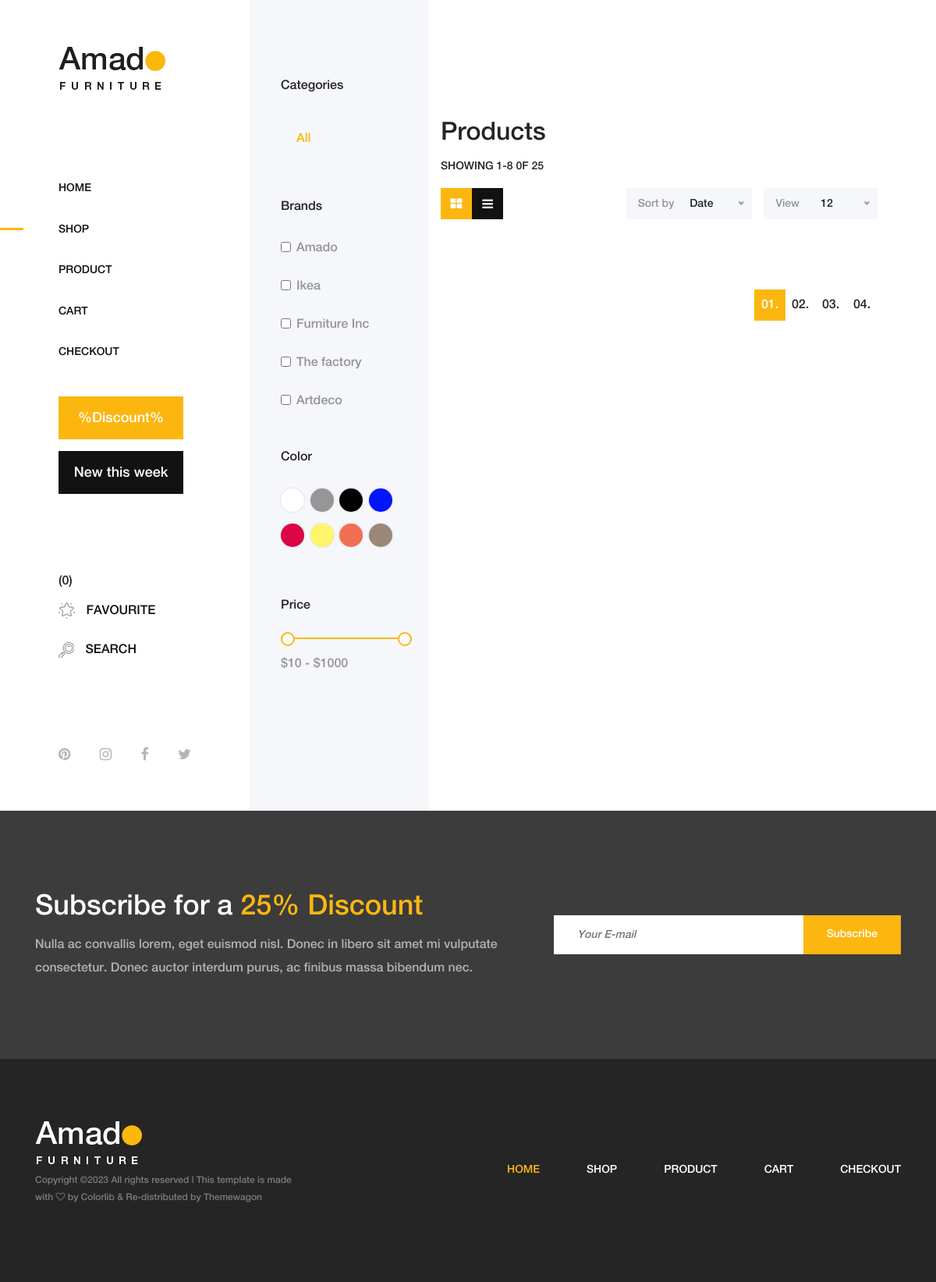
/, run on an earlier commit of the app's database.
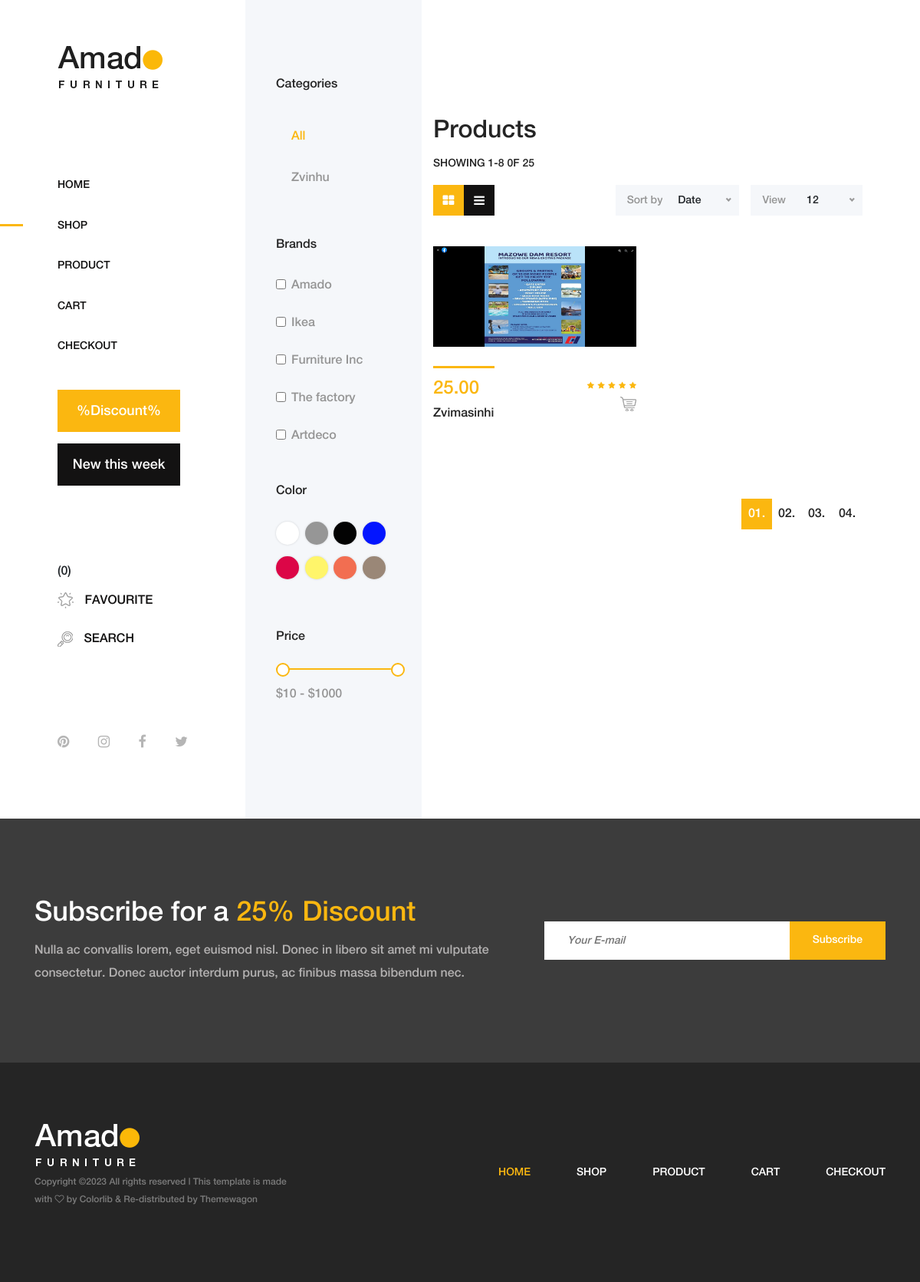
And on a later commit of the database.
### shop/models.py (models this page shows, shortened)
class Category(models.Model):
    name = models.CharField(max_length=200, db_index=True)
    slug = models.SlugField(max_length=200, unique=True)
    class Meta:
        ordering = ("name",)
        verbose_name = "category"
        verbose_name_plural = "categories"
    def get_absolute_url(self):
        return reverse("shop:product_list_by_category", args=[self.slug])

class Product(models.Model):
    category = models.ForeignKey(
        Category, related_name="products", on_delete=models.CASCADE
    )
    name = models.CharField(max_length=200, db_index=True)
    slug = models.SlugField(max_length=200, db_index=True)
    image = models.ImageField(upload_to="products/%Y/%m/%d", blank=True)
    description = models.TextField(blank=True)
    price = models.DecimalField(max_digits=10, decimal_places=2)
    available = models.BooleanField(default=True)
    created = models.DateTimeField(auto_now_add=True)
    updated = models.DateTimeField(auto_now=True)
    class Meta:
        ordering = ("name",)
        index_together = (("id", "slug"),)
    def get_absolute_url(self):
        return reverse("shop:product_detail", args=[self.id, self.slug])

### shop/views.py (the view)
# urls.py: path("", views.product_list, name="product_list"),
def product_list(request, category_slug=None):
    category = None
    categories = Category.objects.all()
    products = Product.objects.filter(available=True)
    if category_slug:
        category = get_object_or_404(Category, slug=category_slug)
        products = products.filter(category=category)
    return render(
        request,
        "shop/product/list.html",
        {"category": category, "categories": categories, "products": products},
    )

### cart/cart.py (called while the page is built)
    def __len__(self):
        return sum(item["quantity"] for item in self.cart.values())

### cart/context_processors.py (called while the page is built)
def cart(request):
    return {"cart": Cart(request)}

### templates/shop/product/list.html (shortened to what this page needs)
{% extends "shop/base.html" %}
{% load static %}
{% block content %}
        <div class="shop_sidebar_area">
            <div class="widget catagory mb-50">
                <h6 class="widget-title mb-30">Categories</h6>
                <div class="catagories-menu">
                    <ul>
                        <li {% if not category %} class="active"class="selected"{% endif %}>
                            <a href="{% url "shop:product_list" %}">
                                All
                            </a>
                        </li>
                        {% for c in categories %}
                            <li {% if category.slug == c.slug %}class="selected"{% endif %}>
                                <a href="{{ c.get_absolute_url }}">
                                    {{ c.name }}
                                </a>
                            </li>
                        {% endfor %}
                    </ul>
                </div>
            </div>
            <div class="widget brands mb-50">
                <h6 class="widget-title mb-30">Brands</h6>
                <div class="widget-desc">
                    <div class="form-check">
                        <input class="form-check-input" type="checkbox" value="" id="amado">
                        <label class="form-check-label" for="amado">Amado</label>
                    </div>
                    <div class="form-check">
                        <input class="form-check-input" type="checkbox" value="" id="ikea">
                        <label class="form-check-label" for="ikea">Ikea</label>
                    </div>
                    <div class="form-check">
                        <input class="form-check-input" type="checkbox" value="" id="furniture">
                        <label class="form-check-label" for="furniture">Furniture Inc</label>
                    </div>
                    <div class="form-check">
                        <input class="form-check-input" type="checkbox" value="" id="factory">
                        <label class="form-check-label" for="factory">The factory</label>
                    </div>
                    <div class="form-check">
                        <input class="form-check-input" type="checkbox" value="" id="artdeco">
                        <label class="form-check-label" for="artdeco">Artdeco</label>
                    </div>
                </div>
            </div>
            <div class="widget color mb-50">
                <h6 class="widget-title mb-30">Color</h6>
                <div class="widget-desc">
                    <ul class="d-flex">
                        <li><a href="#" class="color1"></a></li>
                        <li><a href="#" class="color2"></a></li>
                        <li><a href="#" class="color3"></a></li>
                        <li><a href="#" class="color4"></a></li>
                        <li><a href="#" class="color5"></a></li>
                        <li><a href="#" class="color6"></a></li>
                        <li><a href="#" class="color7"></a></li>
                        <li><a href="#" class="color8"></a></li>
                    </ul>
                </div>
            </div>
            <div class="widget price mb-50">
                <h6 class="widget-title mb-30">Price</h6>
                <div class="widget-desc">
                    <div class="slider-range">
                        <div data-min="10" data-max="1000" data-unit="$" class="slider-range-price ui-slider ui-slider-horizontal ui-widget ui-widget-content ui-corner-all" data-value-min="10" data-value-max="1000" data-label-result="">
                            <span class="ui-slider-handle ui-state-default ui-corner-all" tabindex="0"></span>
                            <span class="ui-slider-handle ui-state-default ui-corner-all" tabindex="0"></span>
                        </div>
                        <div class="range-price">$10 - $1000</div>
                    </div>
                </div>
            </div>
        </div>
        <div class="amado_product_area section-padding-100">
            <div class="container-fluid">
                <div class="row">
                    <div class="col-12">
                        <div class="cart-title mt-50">
                            <h2>
                                {% if category %}{{ category.name }}{% else %}Products{% endif %}
                            </h2>
                        </div>
                        <div class="product-topbar d-xl-flex align-items-end justify-content-between">
                            <div class="total-products">
                                <p>Showing 1-8 0f 25</p>
                                <div class="view d-flex">
                                    <a href="#"><i class="fa fa-th-large" aria-hidden="true"></i></a>
                                    <a href="#"><i class="fa fa-bars" aria-hidden="true"></i></a>
                                </div>
                            </div>
                            <div class="product-sorting d-flex">
                                <div class="sort-by-date d-flex align-items-center mr-15">
                                    <p>Sort by</p>
                                    <form action="#" method="get">
                                    </form>
                                </div>
                                <div class="view-product d-flex align-items-center">
                                    <p>View</p>
                                    <form action="#" method="get">
                                    </form>
                                </div>
                            </div>
                        </div>
                    </div>
                </div>
                <div class="row">
                    {% for product in products %}
                        <div class="col-12 col-sm-6 col-md-12 col-xl-6">
                        <div class="single-product-wrapper">
                            <div class="product-img">
                                <a href="{{ product.get_absolute_url }}">
                                    <img href="" src="{% if product.image %}{{ product.image.url }}{%else %}{% static "img/product-img/product2.jpg" %}{% endif %}">
                                </a>
                            </div>
                            <div class="product-description d-flex align-items-center justify-content-between">
                                <div class="product-meta-data">
                                    <div class="line"></div>
                                    <p class="product-price">{{ product.price }}</p>
                                    <a href="{{ product.get_absolute_url }}">
                                        <h6>{{ product.name}}</h6>
                                    </a>
                                </div>
                                <div class="ratings-cart text-right">
                                    <div class="ratings">
                                        <i class="fa fa-star" aria-hidden="true"></i>
                                        <i class="fa fa-star" aria-hidden="true"></i>
                                        <i class="fa fa-star" aria-hidden="true"></i>
                                        <i class="fa fa-star" aria-hidden="true"></i>
                                        <i class="fa fa-star" aria-hidden="true"></i>
                                    </div>
                                    <div class="cart">
                                        <a href="../../cart/detail.html" data-toggle="tooltip" data-placement="left" title="Add to Cart"><img src="{% static 'img/core-img/cart.png' %}" alt=""></a>
                                    </div>
                                </div>
                            </div>
                        </div>
                    </div>
                    {% endfor %}
                </div>
                <div class="row">
                    <div class="col-12">
                        <nav aria-label="navigation">
                            <ul class="pagination justify-content-end mt-50">
                                <li class="page-item active"><a class="page-link" href="#">01.</a></li>
                                <li class="page-item"><a class="page-link" href="#">02.</a></li>
                                <li class="page-item"><a class="page-link" href="#">03.</a></li>
                                <li class="page-item"><a class="page-link" href="#">04.</a></li>
                            </ul>
                        </nav>
                    </div>
                </div>
            </div>
        </div>
{% endblock %}

### templates/shop/base.html (shortened to what this page needs)
{% load static %}
<!DOCTYPE html>
<html lang="en">
<head>
    <link rel="stylesheet" href="{% static 'css/core-style.css' %}">
    <link rel="stylesheet" href="{% static 'css/style.css' %}">
</head>
<body>
    <div class="main-content-wrapper d-flex clearfix">
        <header class="header-area clearfix">
            <div class="logo">
                <a href="../../index.html"><img src="{% static 'img/core-img/logo.png' %}" alt=""></a>
            </div>
            <nav class="amado-nav">
                <ul>
                    <li><a href="../../index.html">Home</a></li>
                    <li class="active"><a href="list.html">Shop</a></li>
                    <li><a href="details.html">Product</a></li>
                    <li><a href="../../cart.html">Cart</a></li>
                    <li><a href="../../checkout.html">Checkout</a></li>
                </ul>
            </nav>
            <div class="amado-btn-group mt-30 mb-100">
                <a href="#" class="btn amado-btn mb-15">%Discount%</a>
                <a href="#" class="btn amado-btn active">New this week</a>
            </div>
            <div class="cart-fav-search mb-100">
                {% with total_items=cart|length %}
                {% if total_items > 0 %}
                <a href="{% url 'cart:cart_detail' %}" class="cart-nav"><img src="{% static 'img/core-img/cart.png' %}" alt="">
                    Cart
                    <span>
                        ({{ total_items }})
                    </span>
                    {% else %}
                    <span>(0)</span>
                {% endif %}
                {% endwith %}
                <a href="#" class="fav-nav"><img src="{% static 'img/core-img/favorites.png' %}" alt=""> Favourite</a>
                <a href="#" class="search-nav"><img src="{% static 'img/core-img/search.png' %}" alt=""> Search</a>
            </div>
            <div class="social-info d-flex justify-content-between">
                <a href="#"><i class="fa fa-pinterest" aria-hidden="true"></i></a>
                <a href="#"><i class="fa fa-instagram" aria-hidden="true"></i></a>
                <a href="#"><i class="fa fa-facebook" aria-hidden="true"></i></a>
                <a href="#"><i class="fa fa-twitter" aria-hidden="true"></i></a>
            </div>
        </header>
        {% block content %}
        {% endblock %}
    </div>
    <section class="newsletter-area section-padding-100-0">
        <div class="container">
            <div class="row align-items-center">
                <div class="col-12 col-lg-6 col-xl-7">
                    <div class="newsletter-text mb-100">
                        <h2>Subscribe for a <span>25% Discount</span></h2>
                        <p>Nulla ac convallis lorem, eget euismod nisl. Donec in libero sit amet mi vulputate consectetur. Donec auctor interdum purus, ac finibus massa bibendum nec.</p>
                    </div>
                </div>
                <div class="col-12 col-lg-6 col-xl-5">
                    <div class="newsletter-form mb-100">
                        <form action="#" method="post">
                            <input type="email" name="email" class="nl-email" placeholder="Your E-mail">
                            <input type="submit" value="Subscribe">
                        </form>
                    </div>
                </div>
            </div>
        </div>
    </section>
    <footer class="footer_area clearfix">
        <div class="container">
            <div class="row align-items-center">
                <div class="col-12 col-lg-4">
                    <div class="single_widget_area">
                        <div class="footer-logo mr-50">
                            <a href="../../index.html"><img src="{% static 'img/core-img/logo2.png' %}" alt=""></a>
                        </div>
                        <p class="copywrite">
Copyright &copy;<script>document.write(new Date().getFullYear());</script> All rights reserved | This template is made with <i class="fa fa-heart-o" aria-hidden="true"></i> by <a href="https://colorlib.com" target="_blank">Colorlib</a> & Re-distributed by <a href="https://themewagon.com/" target="_blank">Themewagon</a>
                    </div>
                </div>
                <div class="col-12 col-lg-8">
                    <div class="single_widget_area">
                        <div class="footer_menu">
                            <nav class="navbar navbar-expand-lg justify-content-end">
                                <div class="collapse navbar-collapse" id="footerNavContent">
                                    <ul class="navbar-nav ml-auto">
                                        <li class="nav-item active">
                                            <a class="nav-link" href="../../index.html">Home</a>
                                        </li>
                                        <li class="nav-item">
                                            <a class="nav-link" href="list.html">Shop</a>
                                        </li>
                                        <li class="nav-item">
                                            <a class="nav-link" href="details.html">Product</a>
                                        </li>
                                        <li class="nav-item">
                                            <a class="nav-link" href="../../cart.html">Cart</a>
                                        </li>
                                        <li class="nav-item">
                                            <a class="nav-link" href="../../checkout.html">Checkout</a>
                                        </li>
                                    </ul>
                                </div>
                            </nav>
                        </div>
                    </div>
                </div>
            </div>
        </div>
    </footer>
</body>
</html>

What changed in the data, as far as the page shows it:
added Category: name "Zvinhu"
added Product: image (picture), price "25.00", name "Zvimasinhi"
